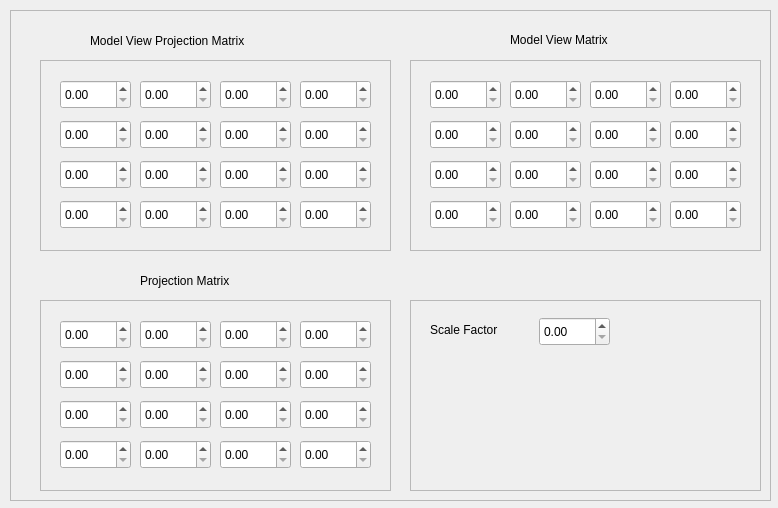
<?xml version="1.0" encoding="UTF-8"?>
<ui version="4.0">
 <class>DebugWindow</class>
 <widget class="QDialog" name="DebugWindow">
  <property name="geometry">
   <rect>
    <x>0</x>
    <y>0</y>
    <width>778</width>
    <height>508</height>
   </rect>
  </property>
  <property name="windowTitle">
   <string>Dialog</string>
  </property>
  <widget class="QFrame" name="frame">
   <property name="geometry">
    <rect>
     <x>10</x>
     <y>10</y>
     <width>761</width>
     <height>491</height>
    </rect>
   </property>
   <property name="frameShape">
    <enum>QFrame::StyledPanel</enum>
   </property>
   <property name="frameShadow">
    <enum>QFrame::Raised</enum>
   </property>
   <widget class="QLabel" name="label">
    <property name="geometry">
     <rect>
      <x>80</x>
      <y>20</y>
      <width>251</width>
      <height>21</height>
     </rect>
    </property>
    <property name="text">
     <string>Model View Projection Matrix</string>
    </property>
   </widget>
   <widget class="QLabel" name="label_2">
    <property name="geometry">
     <rect>
      <x>500</x>
      <y>20</y>
      <width>161</width>
      <height>20</height>
     </rect>
    </property>
    <property name="text">
     <string>Model View Matrix</string>
    </property>
   </widget>
   <widget class="QFrame" name="frame_2">
    <property name="geometry">
     <rect>
      <x>30</x>
      <y>50</y>
      <width>351</width>
      <height>191</height>
     </rect>
    </property>
    <property name="frameShape">
     <enum>QFrame::StyledPanel</enum>
    </property>
    <property name="frameShadow">
     <enum>QFrame::Raised</enum>
    </property>
    <widget class="QDoubleSpinBox" name="mvp0">
     <property name="geometry">
      <rect>
       <x>20</x>
       <y>20</y>
       <width>71</width>
       <height>29</height>
      </rect>
     </property>
    </widget>
    <widget class="QDoubleSpinBox" name="mvp1">
     <property name="geometry">
      <rect>
       <x>100</x>
       <y>20</y>
       <width>71</width>
       <height>29</height>
      </rect>
     </property>
    </widget>
    <widget class="QDoubleSpinBox" name="mvp3">
     <property name="geometry">
      <rect>
       <x>260</x>
       <y>20</y>
       <width>71</width>
       <height>29</height>
      </rect>
     </property>
    </widget>
    <widget class="QDoubleSpinBox" name="mvp2">
     <property name="geometry">
      <rect>
       <x>180</x>
       <y>20</y>
       <width>71</width>
       <height>29</height>
      </rect>
     </property>
    </widget>
    <widget class="QDoubleSpinBox" name="mvp6">
     <property name="geometry">
      <rect>
       <x>180</x>
       <y>60</y>
       <width>71</width>
       <height>29</height>
      </rect>
     </property>
    </widget>
    <widget class="QDoubleSpinBox" name="mvp5">
     <property name="geometry">
      <rect>
       <x>100</x>
       <y>60</y>
       <width>71</width>
       <height>29</height>
      </rect>
     </property>
    </widget>
    <widget class="QDoubleSpinBox" name="mvp4">
     <property name="geometry">
      <rect>
       <x>20</x>
       <y>60</y>
       <width>71</width>
       <height>29</height>
      </rect>
     </property>
    </widget>
    <widget class="QDoubleSpinBox" name="mvp7">
     <property name="geometry">
      <rect>
       <x>260</x>
       <y>60</y>
       <width>71</width>
       <height>29</height>
      </rect>
     </property>
    </widget>
    <widget class="QDoubleSpinBox" name="mvp10">
     <property name="geometry">
      <rect>
       <x>180</x>
       <y>100</y>
       <width>71</width>
       <height>29</height>
      </rect>
     </property>
    </widget>
    <widget class="QDoubleSpinBox" name="mvp12">
     <property name="geometry">
      <rect>
       <x>20</x>
       <y>140</y>
       <width>71</width>
       <height>29</height>
      </rect>
     </property>
    </widget>
    <widget class="QDoubleSpinBox" name="mvp14">
     <property name="geometry">
      <rect>
       <x>180</x>
       <y>140</y>
       <width>71</width>
       <height>29</height>
      </rect>
     </property>
    </widget>
    <widget class="QDoubleSpinBox" name="mvp9">
     <property name="geometry">
      <rect>
       <x>100</x>
       <y>100</y>
       <width>71</width>
       <height>29</height>
      </rect>
     </property>
    </widget>
    <widget class="QDoubleSpinBox" name="mvp13">
     <property name="geometry">
      <rect>
       <x>100</x>
       <y>140</y>
       <width>71</width>
       <height>29</height>
      </rect>
     </property>
    </widget>
    <widget class="QDoubleSpinBox" name="mvp15">
     <property name="geometry">
      <rect>
       <x>260</x>
       <y>140</y>
       <width>71</width>
       <height>29</height>
      </rect>
     </property>
    </widget>
    <widget class="QDoubleSpinBox" name="mvp8">
     <property name="geometry">
      <rect>
       <x>20</x>
       <y>100</y>
       <width>71</width>
       <height>29</height>
      </rect>
     </property>
    </widget>
    <widget class="QDoubleSpinBox" name="mvp11">
     <property name="geometry">
      <rect>
       <x>260</x>
       <y>100</y>
       <width>71</width>
       <height>29</height>
      </rect>
     </property>
    </widget>
   </widget>
   <widget class="QLabel" name="label_3">
    <property name="geometry">
     <rect>
      <x>130</x>
      <y>260</y>
      <width>151</width>
      <height>21</height>
     </rect>
    </property>
    <property name="text">
     <string>Projection Matrix</string>
    </property>
   </widget>
   <widget class="QFrame" name="frame_3">
    <property name="geometry">
     <rect>
      <x>400</x>
      <y>50</y>
      <width>351</width>
      <height>191</height>
     </rect>
    </property>
    <property name="frameShape">
     <enum>QFrame::StyledPanel</enum>
    </property>
    <property name="frameShadow">
     <enum>QFrame::Raised</enum>
    </property>
    <widget class="QDoubleSpinBox" name="mv0">
     <property name="geometry">
      <rect>
       <x>20</x>
       <y>20</y>
       <width>71</width>
       <height>29</height>
      </rect>
     </property>
    </widget>
    <widget class="QDoubleSpinBox" name="mv1">
     <property name="geometry">
      <rect>
       <x>100</x>
       <y>20</y>
       <width>71</width>
       <height>29</height>
      </rect>
     </property>
    </widget>
    <widget class="QDoubleSpinBox" name="mv3">
     <property name="geometry">
      <rect>
       <x>260</x>
       <y>20</y>
       <width>71</width>
       <height>29</height>
      </rect>
     </property>
    </widget>
    <widget class="QDoubleSpinBox" name="mv2">
     <property name="geometry">
      <rect>
       <x>180</x>
       <y>20</y>
       <width>71</width>
       <height>29</height>
      </rect>
     </property>
    </widget>
    <widget class="QDoubleSpinBox" name="mv6">
     <property name="geometry">
      <rect>
       <x>180</x>
       <y>60</y>
       <width>71</width>
       <height>29</height>
      </rect>
     </property>
    </widget>
    <widget class="QDoubleSpinBox" name="mv5">
     <property name="geometry">
      <rect>
       <x>100</x>
       <y>60</y>
       <width>71</width>
       <height>29</height>
      </rect>
     </property>
    </widget>
    <widget class="QDoubleSpinBox" name="mv4">
     <property name="geometry">
      <rect>
       <x>20</x>
       <y>60</y>
       <width>71</width>
       <height>29</height>
      </rect>
     </property>
    </widget>
    <widget class="QDoubleSpinBox" name="mv7">
     <property name="geometry">
      <rect>
       <x>260</x>
       <y>60</y>
       <width>71</width>
       <height>29</height>
      </rect>
     </property>
    </widget>
    <widget class="QDoubleSpinBox" name="mv10">
     <property name="geometry">
      <rect>
       <x>180</x>
       <y>100</y>
       <width>71</width>
       <height>29</height>
      </rect>
     </property>
    </widget>
    <widget class="QDoubleSpinBox" name="mv12">
     <property name="geometry">
      <rect>
       <x>20</x>
       <y>140</y>
       <width>71</width>
       <height>29</height>
      </rect>
     </property>
    </widget>
    <widget class="QDoubleSpinBox" name="mv14">
     <property name="geometry">
      <rect>
       <x>180</x>
       <y>140</y>
       <width>71</width>
       <height>29</height>
      </rect>
     </property>
    </widget>
    <widget class="QDoubleSpinBox" name="mv9">
     <property name="geometry">
      <rect>
       <x>100</x>
       <y>100</y>
       <width>71</width>
       <height>29</height>
      </rect>
     </property>
    </widget>
    <widget class="QDoubleSpinBox" name="mv13">
     <property name="geometry">
      <rect>
       <x>100</x>
       <y>140</y>
       <width>71</width>
       <height>29</height>
      </rect>
     </property>
    </widget>
    <widget class="QDoubleSpinBox" name="mv15">
     <property name="geometry">
      <rect>
       <x>260</x>
       <y>140</y>
       <width>71</width>
       <height>29</height>
      </rect>
     </property>
    </widget>
    <widget class="QDoubleSpinBox" name="mv8">
     <property name="geometry">
      <rect>
       <x>20</x>
       <y>100</y>
       <width>71</width>
       <height>29</height>
      </rect>
     </property>
    </widget>
    <widget class="QDoubleSpinBox" name="mv11">
     <property name="geometry">
      <rect>
       <x>260</x>
       <y>100</y>
       <width>71</width>
       <height>29</height>
      </rect>
     </property>
    </widget>
   </widget>
   <widget class="QFrame" name="frame_4">
    <property name="geometry">
     <rect>
      <x>30</x>
      <y>290</y>
      <width>351</width>
      <height>191</height>
     </rect>
    </property>
    <property name="frameShape">
     <enum>QFrame::StyledPanel</enum>
    </property>
    <property name="frameShadow">
     <enum>QFrame::Raised</enum>
    </property>
    <widget class="QDoubleSpinBox" name="proj0">
     <property name="geometry">
      <rect>
       <x>20</x>
       <y>20</y>
       <width>71</width>
       <height>29</height>
      </rect>
     </property>
    </widget>
    <widget class="QDoubleSpinBox" name="proj1">
     <property name="geometry">
      <rect>
       <x>100</x>
       <y>20</y>
       <width>71</width>
       <height>29</height>
      </rect>
     </property>
    </widget>
    <widget class="QDoubleSpinBox" name="proj3">
     <property name="geometry">
      <rect>
       <x>260</x>
       <y>20</y>
       <width>71</width>
       <height>29</height>
      </rect>
     </property>
    </widget>
    <widget class="QDoubleSpinBox" name="proj2">
     <property name="geometry">
      <rect>
       <x>180</x>
       <y>20</y>
       <width>71</width>
       <height>29</height>
      </rect>
     </property>
    </widget>
    <widget class="QDoubleSpinBox" name="proj6">
     <property name="geometry">
      <rect>
       <x>180</x>
       <y>60</y>
       <width>71</width>
       <height>29</height>
      </rect>
     </property>
    </widget>
    <widget class="QDoubleSpinBox" name="proj5">
     <property name="geometry">
      <rect>
       <x>100</x>
       <y>60</y>
       <width>71</width>
       <height>29</height>
      </rect>
     </property>
    </widget>
    <widget class="QDoubleSpinBox" name="proj4">
     <property name="geometry">
      <rect>
       <x>20</x>
       <y>60</y>
       <width>71</width>
       <height>29</height>
      </rect>
     </property>
    </widget>
    <widget class="QDoubleSpinBox" name="proj7">
     <property name="geometry">
      <rect>
       <x>260</x>
       <y>60</y>
       <width>71</width>
       <height>29</height>
      </rect>
     </property>
    </widget>
    <widget class="QDoubleSpinBox" name="proj10">
     <property name="geometry">
      <rect>
       <x>180</x>
       <y>100</y>
       <width>71</width>
       <height>29</height>
      </rect>
     </property>
    </widget>
    <widget class="QDoubleSpinBox" name="proj12">
     <property name="geometry">
      <rect>
       <x>20</x>
       <y>140</y>
       <width>71</width>
       <height>29</height>
      </rect>
     </property>
    </widget>
    <widget class="QDoubleSpinBox" name="proj14">
     <property name="geometry">
      <rect>
       <x>180</x>
       <y>140</y>
       <width>71</width>
       <height>29</height>
      </rect>
     </property>
    </widget>
    <widget class="QDoubleSpinBox" name="proj9">
     <property name="geometry">
      <rect>
       <x>100</x>
       <y>100</y>
       <width>71</width>
       <height>29</height>
      </rect>
     </property>
    </widget>
    <widget class="QDoubleSpinBox" name="proj13">
     <property name="geometry">
      <rect>
       <x>100</x>
       <y>140</y>
       <width>71</width>
       <height>29</height>
      </rect>
     </property>
    </widget>
    <widget class="QDoubleSpinBox" name="proj15">
     <property name="geometry">
      <rect>
       <x>260</x>
       <y>140</y>
       <width>71</width>
       <height>29</height>
      </rect>
     </property>
    </widget>
    <widget class="QDoubleSpinBox" name="proj8">
     <property name="geometry">
      <rect>
       <x>20</x>
       <y>100</y>
       <width>71</width>
       <height>29</height>
      </rect>
     </property>
    </widget>
    <widget class="QDoubleSpinBox" name="proj11">
     <property name="geometry">
      <rect>
       <x>260</x>
       <y>100</y>
       <width>71</width>
       <height>29</height>
      </rect>
     </property>
    </widget>
   </widget>
   <widget class="QFrame" name="frame_5">
    <property name="geometry">
     <rect>
      <x>400</x>
      <y>290</y>
      <width>351</width>
      <height>191</height>
     </rect>
    </property>
    <property name="frameShape">
     <enum>QFrame::StyledPanel</enum>
    </property>
    <property name="frameShadow">
     <enum>QFrame::Raised</enum>
    </property>
    <widget class="QLabel" name="label_4">
     <property name="geometry">
      <rect>
       <x>20</x>
       <y>20</y>
       <width>111</width>
       <height>20</height>
      </rect>
     </property>
     <property name="text">
      <string>Scale Factor</string>
     </property>
    </widget>
    <widget class="QDoubleSpinBox" name="scale">
     <property name="geometry">
      <rect>
       <x>129</x>
       <y>17</y>
       <width>71</width>
       <height>29</height>
      </rect>
     </property>
    </widget>
   </widget>
  </widget>
 </widget>
 <resources/>
 <connections/>
</ui>
